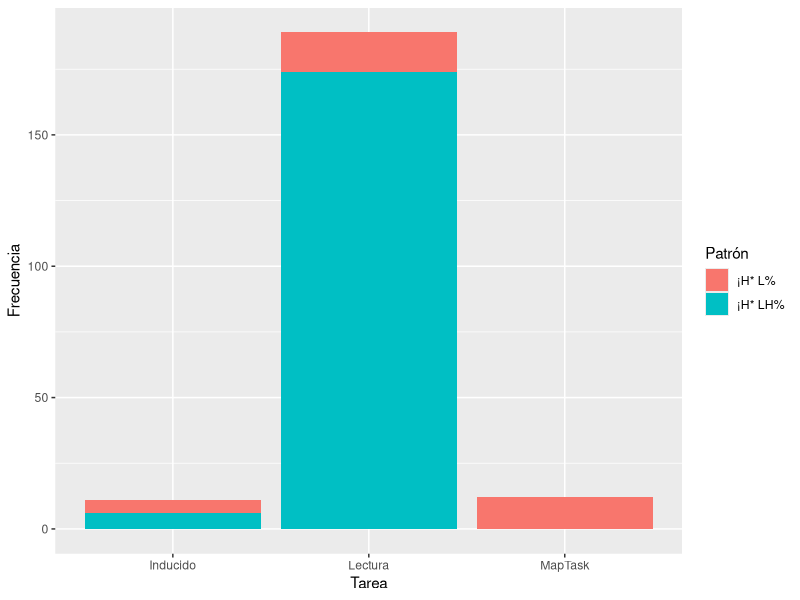
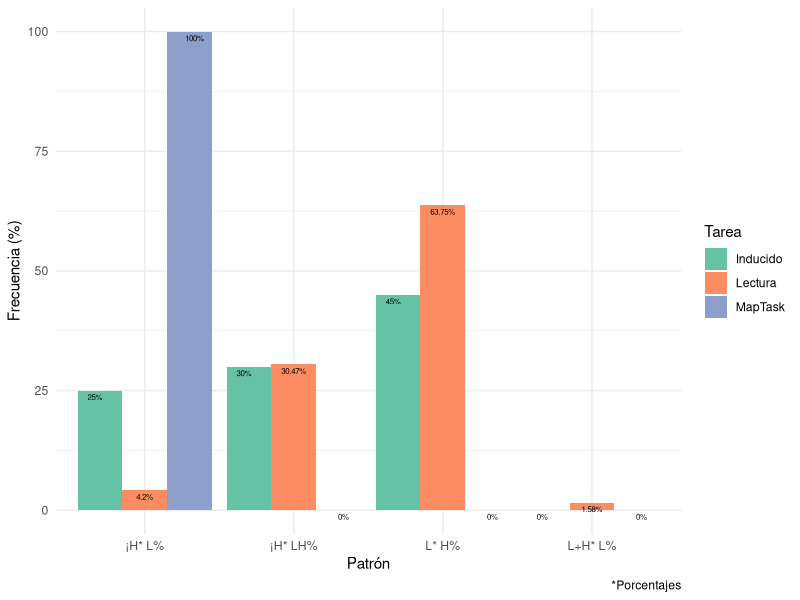
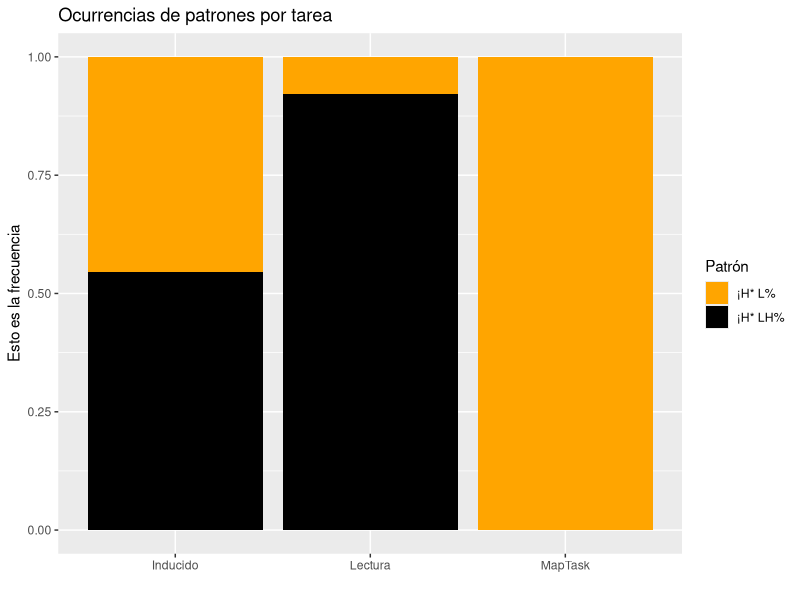

Generate these figures, in order, with R: (Note: this script raises an error after producing the figures.)

# Vamos a hacer que las cosas se nos guarden donde deben y se abran desde donde deben
getwd()
# en windows

# ruta en Windows 
# C:\\Users\\Nombre de usuario\\Desktop
# C:/Users/Nombre de usuario/Desktop

setwd("/Users/weg/OneDrive - UNED/git-me/tallerEstadisticaParaFonetistas/2_analisisNominal/")
##########
# Datos nominales
##########
# Tanto la variable respuesta como el predictor son nominales
# no son números
# Los entendemos a partir de ver tablas de contingencia

# Leer la base de datos creada previamente
# En este caso leemos desde un archivo excel 
# lo vamos a hacer mediante interfaz, después copiamos el código para tenerlo para siempre
library(readxl)
misDatos <- read_excel("base_datos_leon.xlsx")

misDatos$Informante 
#Qué ves?

misDatos$Informante <- as.factor(misDatos$Informante)
misDatos$Tarea <- as.factor(misDatos$Tarea)
misDatos$Archivo <- as.factor(misDatos$Archivo)
misDatos$Patrón <- as.factor(misDatos$Patrón)

# de manera canónica todos los paquetes se cargan lo primero (arriba)
library("dplyr")
# una manera alternativa de hacerlo en una línea
misDatos <- misDatos %>% mutate_if(is.character,as.factor)


# vamos a ver frecuencias de manera numerica
# creación de una tabla de contingencia
datosParaAnalizar <-misDatos[misDatos$Informante=="wl61",]
datosParaAnalizar <-droplevels(datosParaAnalizar)
data <- table(datosParaAnalizar$Patrón, datosParaAnalizar$Tarea)
data <- as.data.frame(data)
colnames(data) <- c("Patrón", "Tarea", "Frecuencia")


##########
# Visualización gráficos de barras
##########


# Grouped Bar Plot
library(ggplot2)

ggplot(data=data, aes(x=Tarea, y=Frecuencia, fill=Patrón)) + 
  geom_bar(stat="identity")

#theme = theme_set(theme_minimal())

miGráfico <- ggplot(data=data, aes(x=Tarea, y=Frecuencia, fill=Patrón)) + 
  #facet_grid(data$Tarea)+
  geom_bar(position="fill", stat="identity")+
  scale_fill_manual("Patrón", values = c("¡H* LH%" = "black", "¡H* L%" = "orange"))+
  labs(title="Ocurrencias de patrones por tarea", x="", y="Esto es la frecuencia", fill="Estos son los patrones")

# para guardarlo
#tiff("splitbyRegionPercentage.tiff", units="cm", width=20, height=15, res=300)
# en el nombre del archivo podeis poner toda la ruta /Users/... o solo el nombre
# si solo ponéis el nombre se guardará en el "working directory" getwd()

png("splitbyRegionPercentage.png", units="cm", width=20, height=15, res=300)
  miGráfico
dev.off()

# otras opciones de position, ¡probadlas!
# position="dodge"
# position="stack"
# position="fill"

# lista de colores 
# http://www.stat.columbia.edu/~tzheng/files/Rcolor.pdf?utm_source=twitterfeed&utm_medium=twitter

# Vamos a cambiar la etiqueta de patrón para que sea más entendible
library(plyr)
data$Patrón<- revalue(data$Patrón, c("¡H* LH%"="Híbrido", "¡H* L%"="Tradicional", "L+H* L%"="Tradicional", "L* H%"="Estándar"))

# Y ahora si queremos que salga en el gráfico hay que volver a ejecutarlo

#######
# Gráfico con porcentajes, para hacerlo, calculo matemáticamente el porcentage
# lamanera de hacer el gráfico es la misma

porc= table(misDatos$Tarea,misDatos$Patrón)/rowSums(table(misDatos$Tarea,misDatos$Patrón))
pc= as.data.frame(porc)
pc$Freq = pc$Freq*100

dePorcentaje <- ggplot(pc, aes(fill=Var1, y=Freq, x=Var2)) + 
  geom_bar(position="dodge", stat="identity") +
  geom_text(aes(label=paste0(round(Freq,2),"%")),color="black",vjust=1.6,position=position_dodge(width = 1),size=2)

# Nos ha quedado un poco feo, vamos a añadirle cosas
dePorcentaje +
  xlab("Patrón")+
  ylab("Frecuencia (%)")+
  labs(fill = "Tarea", caption = "*Porcentajes")+
  theme_minimal()+
  scale_fill_brewer(palette="Set2")
  




##############
#   UN POCO DE ESTADÍSTICA
################

#descriptivos
min(data$Frecuencia)
max(data$Frecuencia)
mean(data$Frecuencia)
#un resumen de los descriptivos más habituales
summary(data$Frecuencia)


# lo más simple un chi cuadrado
# le damos de comer la tabla de contingencia y ya esta
chisq.test(table(misDatos$Patrón, misDatos$Tarea))

# Teoría de la estadística. El test Chi solo se puede usar cuando ningún valor esperado es >5
# Es decir ¡tenemos muy pocos datos para hacer eso! (Una celda tiene un valor de 0)
# ¡Vamos a cambiar de test!

fisher.test(table(misDatos$Patrón, misDatos$Tarea))

# Ahora sabemos que algo es estadísticamente diferente, pero... ¿qué? Quizá es solo el 
# maptask y eso ya lo vemos a ojímetro
# Operadores lógicos Y & O |
leidoContraInducido <- filter(misDatos, Tarea == "Inducido" | Tarea == "Lectura" )
fisher.test(table(leidoContraInducido$Patrón, leidoContraInducido$Tarea))


# Hacer esto (repetir el análisis para cada pareja) es una posibilidad, pero
# hay una más elegante
# usar un modelo Log-Lineal
########
# Para este tipo de momdelos
# log-lineales (glm)
# necesitamos los datos ya en tabla de contingencia 
# la tabla de contingencia (la frecuencia de cada patrón)
# usamos familia Poisson 
#######


# vamos a predecir la aparición del patrón hibrido
tradicional <- data[data$Patrón=="Tradicional",]
miModelo <- glm(tradicional$Frecuencia ~ tradicional$Tarea, 
                family = poisson)

# Vamos a explorar un poco
summary(miModelo)

# Deviance Residuals: el residuo, todo lo que no es explicable por el modelo
# lo queremos pequeño y con una distribución normal
# ahora no lo podemos ver por el tipo de muestra (pequeña) en la ultima sesión lo veremos

# el intercepto es lo que nos queda enmedio, lo escoge el programa por el orden
# de los factores (el 1o que sale en el gráfico, alfabético), se puede cambiar
hibridos = hibridos %>% mutate(Tarea = relevel(Tarea, 3))
# y la estimación es la probabilidad de que te salga ese patrón, ahora solo 
# nos preocupa el signo (más probable o menos probable), pero 
# a partir de ese número (que es logaritmico). El log-count esperado para una unidad 
# crecerá lo que pone en el estimado.

# Bondad del ajuste del modelo
# Si el valor es <0.05 hay ASOCIACIÓN 
1-pchisq(miModelo$deviance, miModelo$df.residual)
# y es un buen modelo 
pchisq(miModelo$deviance, miModelo$df.residual,lower.tail=FALSE)


##### ahora vamos a usar más datos
todo<- as.data.frame(table(misDatos$Patrón, misDatos$Tarea, misDatos$Informante))
colnames(todo)<- c("Patrón", "Tarea", "Informante", "Frecuencia")
miModelo <- glm(todo$Frecuencia ~ todo$Tarea+ todo$Informante,
                family = poisson)
summary(miModelo)

# NOTA para respuesta nominal, pero predictor numérico (por ejemplo, 
# ver si la altura del pico puede predecir el patrón) y siempre que tengamos dos
# usaríamos la familia binomial y lo haríamso a partir de todo el dataset, y 
# no de la tabla de contingencia
# modelo<-glm(misDatos$Patrón, misDatos$alturaPico, family='binomial')
